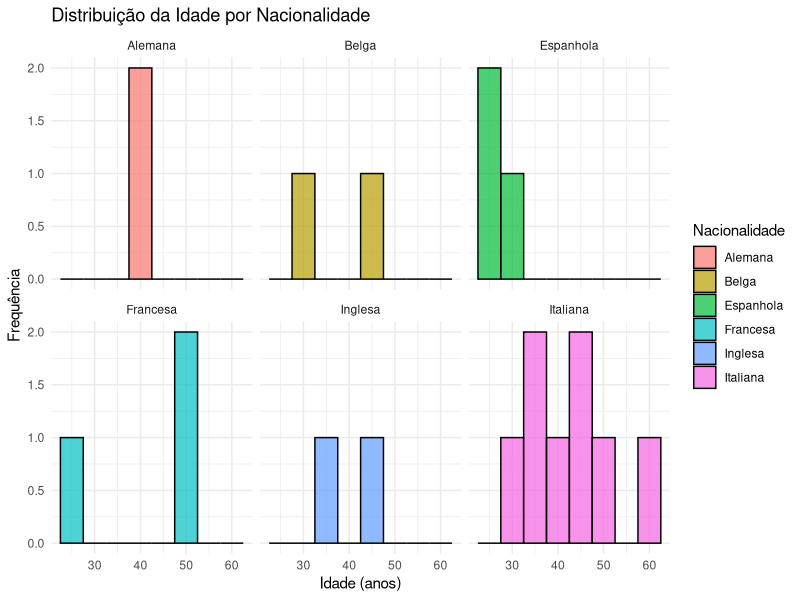
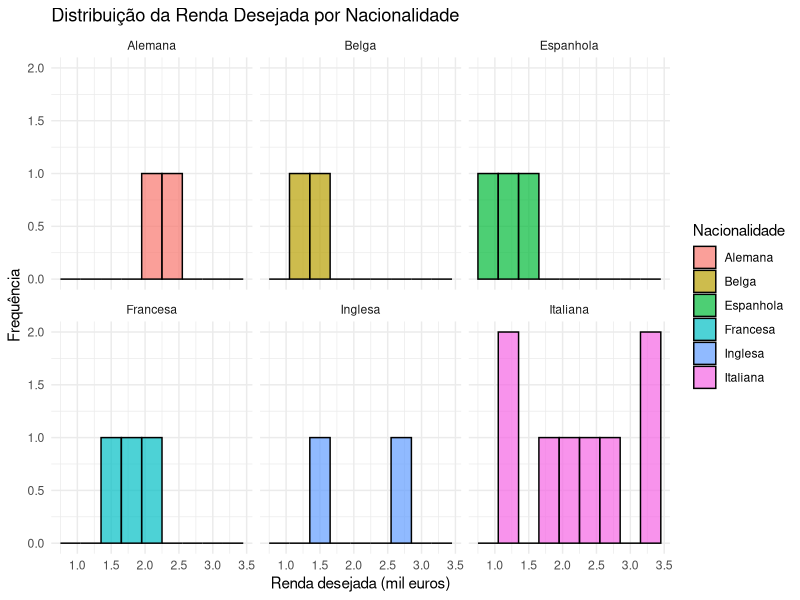

R code for these plots, in order:
#pacotes para melhor plot dos gráficos
library(ggplot2)
library(dplyr)

# Criar o data frame com os dados para mesclar os indices com resultados comuns
dados <- data.frame(
  Idade = c(28, 34, 46, 26, 37, 29, 51, 31, 39, 43, 58, 44, 25, 23, 52, 42, 48, 33, 38, 46),
  Nacionalidade = c("Italiana", "Inglesa", "Belga", "Espanhola", "Italiana", "Espanhola", 
                    "Francesa", "Belga", "Italiana", "Italiana", "Italiana", "Inglesa", 
                    "Francesa", "Espanhola", "Italiana", "Alemana", "Francesa", "Italiana",
                    "Alemana", "Italiana"),
  Renda = c(2.3, 1.6, 1.2, 0.9, 2.1, 1.6, 1.8, 1.4, 1.2, 2.8, 3.4, 2.7, 1.6, 1.2, 1.1, 2.5, 2.0, 1.7, 2.1, 3.2),
  Experiencia = c(2, 8, 21, 1, 15, 3, 28, 5, 13, 20, 32, 23, 1, 0, 29, 18, 19, 7, 12, 23)
)
# Histograma por nacionalidade
ggplot(dados, aes(x = Idade, fill = Nacionalidade)) +
  geom_histogram(binwidth = 5, color = "black", alpha = 0.7) +
  facet_wrap(~ Nacionalidade) +
  theme_minimal() +
  labs(title = "Distribuição da Idade por Nacionalidade",
       x = "Idade (anos)", y = "Frequência")

# Histograma de renda por nacionalidade
ggplot(dados, aes(x = Renda, fill = Nacionalidade)) +
  geom_histogram(binwidth = 0.3, color = "black", alpha = 0.7) +
  facet_wrap(~ Nacionalidade) +
  theme_minimal() +
  labs(title = "Distribuição da Renda Desejada por Nacionalidade",
       x = "Renda desejada (mil euros)", y = "Frequência")
